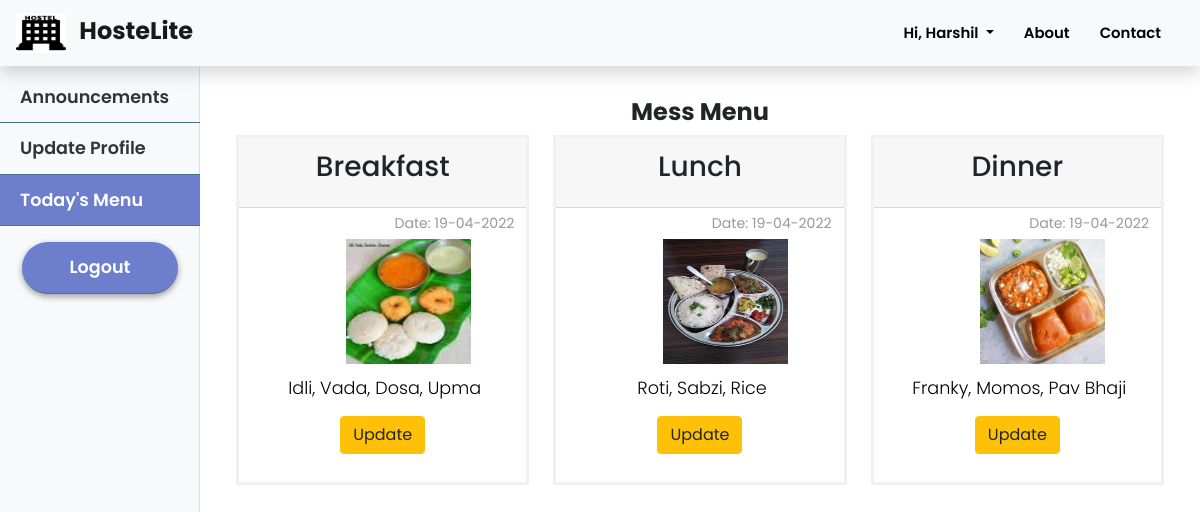
/mess_staff/mess (signed in), run on the app's committed database.
### hostelmanagement/models.py (models this page shows, shortened)
class User(db.Model, UserMixin):
    id = db.Column(db.Integer, primary_key=True)
    college_id = db.Column(db.String(9), unique=True, nullable=False)
    firstname = db.Column(db.String(20), nullable=False)
    lastname = db.Column(db.String(20), nullable=False)
    email = db.Column(db.String(120), unique=True, nullable=False)
    password = db.Column(db.String(60), nullable=False)
    phone = db.Column(db.String(10), unique=True, nullable=False)
    address = db.Column(db.Text, nullable=False)
    course = db.Column(db.String(20),nullable=True)
    department = db.Column(db.String(20), nullable=True)
    user_type = db.Column(db.Integer, nullable = False, default=1)
    room_no = db.Column(db.Integer, nullable = True)
    announcements = db.relationship('Announcement', backref='author', lazy=True)
    complaints = db.relationship('Complaint', backref='author', lazy=True)
    mess_menu = db.relationship('MessMenu', backref='author', lazy=True)
    courier = db.relationship('Courier', backref='user', lazy=True)
    exitentry = db.relationship('ExitEntry', backref='user', lazy=True)
    visitor = db.relationship('Visitor', backref='user', lazy=True)

class MessMenu(db.Model):
    id = db.Column(db.Integer, primary_key = True)
    user_id = db.Column(db.Integer, db.ForeignKey('user.id'), nullable = False)
    type_of_meal = db.Column(db.String(100), nullable = False)
    menu = db.Column(db.Text, nullable = False)
    image = db.Column(db.String(20), nullable = False, default = 'food.jpg')
    date_posted = db.Column(db.DateTime, nullable = False, default = datetime.utcnow)

### hostelmanagement/routes.py (the view)
@app.route("/mess_staff/mess")
@login_required
def display_menu():
    messMenu = MessMenu.query.all()
    return render_template('mess_staff/mess_menu.html', title = 'Mess Menu', messMenu = messMenu)

### hostelmanagement/models.py (called while the page is built)
@login_manager.user_loader
def load_user(user_id):
    return User.query.get(int(user_id))

### hostelmanagement/templates/mess_staff/mess_menu.html
{% extends 'mess_staff/mess_layout.html' %}
{% block display_menu %}active{% endblock %}
{% block mess_content %}
    <h4 class="mb-2 font-weight-bold" style="text-align: center; padding-top: 20px;">Mess Menu</h4>
    <div class="card-deck grid-mess ml-2 mr-2">
        {% for item in messMenu %}
            <div class="card-mess ml-1 mr-1">
                <div class="card-header">
                    <h3 style="text-align: center;" class="card-title">{{ item.type_of_meal }}</h3>
                </div>
                <div class="card-body" style="padding-top: 0px;">
                    <p style="text-align: right; margin-bottom: 0px;"><small>Date: {{item.date_posted.strftime('%d-%m-%Y')}}</small></p>
                    <div style="margin:auto;" class="col-md-5"><img width=125px height=125px src="{{ url_for('static', filename='menu_pics/' + item.image) }}" alt="food"></div>
                    <p style="color: black; text-align: center; margin-bottom: 0px; margin-top: 10px; ">{{item.menu}}</p>
                </div>
                <div class="text-center mb-2">
                    <a type="submit" class="btn btn-warning" href="{{ url_for('update_menu', id=item.id) }}">Update</a>
                </div>
            </div>
        {% endfor %}
    </div>
{% endblock %}

### hostelmanagement/templates/layout.html (shortened to what this page needs)
<!DOCTYPE html>
<html>
<head>
    <link rel="stylesheet" href="https://cdn.jsdelivr.net/npm/bootstrap@4.5.3/dist/css/bootstrap.min.css">
    <link rel='stylesheet' href="{{ url_for('static', filename='style.css') }}">
    <link rel="stylesheet" href="https://use.fontawesome.com/releases/v5.8.1/css/all.css"
 />
</head>
<body>
    <section id="landingPage">
        <nav class="navbar sticky-top shadow navbar-expand-lg navbar-light bg-light">
            <a class="navbar-brand col-md-3 col-lg-2 mr-0 pl-0 pr-0" href="{{url_for('index')}}">
                <img width="50" height="40" class="d-inline-block align-top" alt="" loading="lazy">
                <strong class="pl-2 mt-2" style="font-size:1.2em;">HosteLite</strong>
            </a>
            <ul class='navbar-nav ml-auto mr-2'>
                {% if not current_user.is_authenticated %}
                    <li class="nav-item">
                        <a class="nav-link" href="{{ url_for('about') }}">About</a>
                    </li>
                    <li class="nav-item">
                        <a class="nav-link" href="{{ url_for('contact') }}">Contact</a>
                    </li>
                    <li class="nav-item">
                        <a class="nav-link" href="{{ url_for('login') }}">Log In</a>
                    </li>
                    <li class="nav-item">
                        <a class="nav-link toButton pl-15 pr-15" style="color: white; font-weight: 600" href="{{ url_for('application') }}">Apply Now</a>
                    </li>
                {% else %}
                    <li class="nav-item dropdown">
                        <a class="nav-link dropdown-toggle" href="#" id="navbarDropdown" role="button" data-toggle="dropdown" aria-haspopup="true" aria-expanded="false">
                            Hi, {{ current_user.firstname }}
                        </a>
                    </li>
                    <li class="nav-item">
                        <a class="nav-link" href="{{ url_for('about') }}">About</a>
                    </li>
                    <li class="nav-item">
                        <a class="nav-link" href="{{ url_for('contact') }}">Contact</a>
                    </li>
                {% endif %}
            </ul>
        </nav>
    </section>
    {% block content %}
    {% endblock %}
</body>
</html>

### hostelmanagement/static/style.css (style rules this page uses)
* { margin: 0; padding: 0; font-family: "Poppins", sans-serif; font-size: 16px; box-sizing: border-box; }
body { padding-top: 70px; overflow-x:hidden; scroll-behavior: smooth; }
#landingPage nav { position: fixed; width: 100%; opacity: 1; background-color: rgba(255, 255, 255); }
#landingPage nav ul a { font-size: 0.93em; font-weight: 600; text-decoration: none; padding: 10px 15px; text-align: center; color: #000; }
p { font-family: 'Poppins', sans-serif; font-size: 1.1em; font-weight: 300; line-height: 1.7em; color: #999; }
.grid-mess { display: grid; grid-template-columns: repeat(3, 1fr); gap: 16px; }
.card-mess { height: 350px; border: 3px solid #f1f1f1; }
.card-body { padding: 0.75rem; padding-left: 1rem; }

### data on the page
User: firstname "Harshil"
MessMenu: type_of_meal "Breakfast", date_posted "19-04-2022", image (picture), menu "Idli, Vada, Dosa, Upma"
MessMenu: type_of_meal "Lunch", date_posted "19-04-2022", image (picture), menu "Roti, Sabzi, Rice"
MessMenu: type_of_meal "Dinner", date_posted "19-04-2022", image (picture), menu "Franky, Momos, Pav Bhaji"
